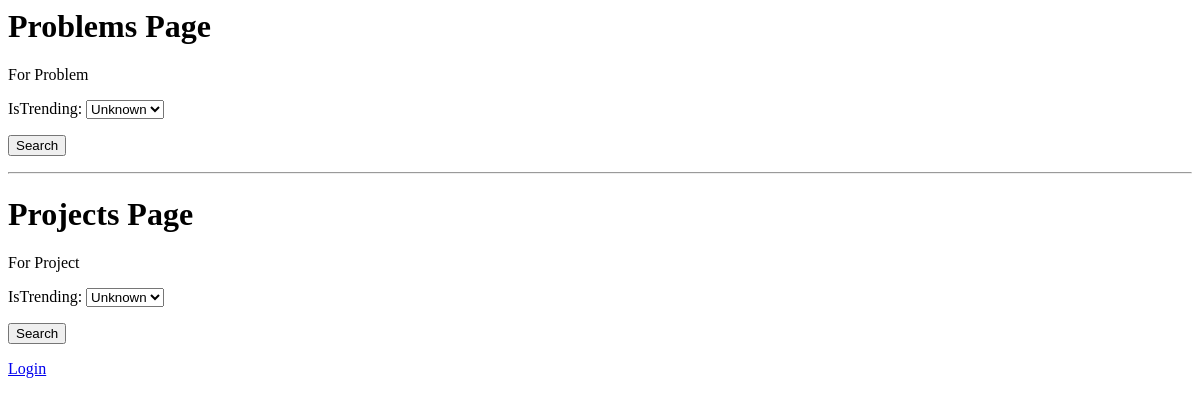
/, run on an earlier commit of the app's database.
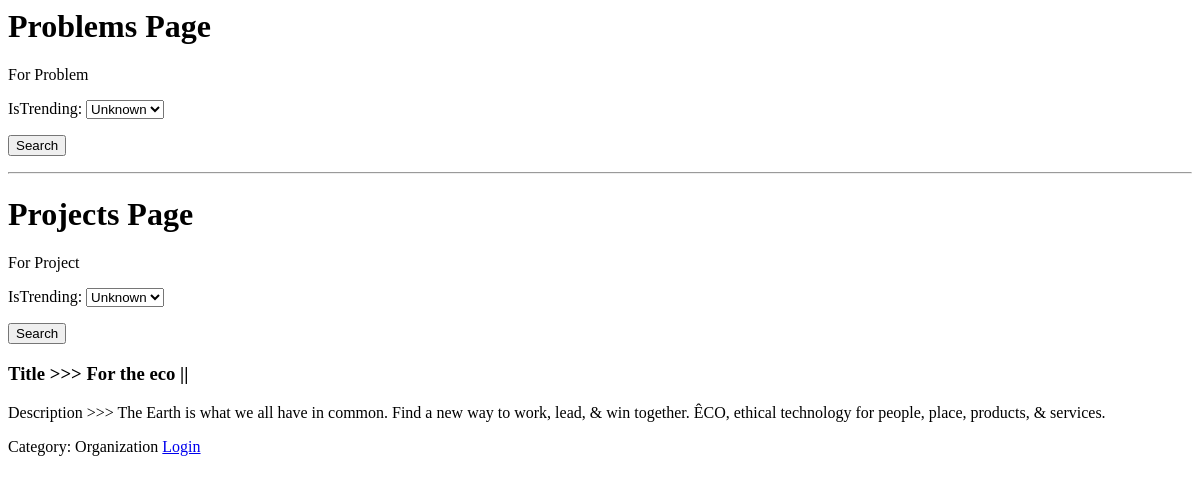
And on a later commit of the database.
### ecoplatform/models.py (models this page shows, shortened)
class Project(models.Model):
    def get_image_path(instance,filename):
        title, ext = filename.split('.')
        image_path = 'project_photos/{project_title}/{photo_name}.{ext}'.format(project_title=instance.title,photo_name=title,ext=ext)
        return image_path
    title = models.CharField(max_length=100)
    description = models.TextField(max_length=500)
    user = models.ForeignKey(Account,on_delete=models.CASCADE)
    created = models.DateTimeField(default = timezone.now)
    category = models.ForeignKey('Category',on_delete=models.SET_NULL,null=True)
    project_photo_main = models.ImageField(upload_to=get_image_path)
    project_photo_1 = models.ImageField(upload_to=get_image_path,blank=True)
    project_photo_2 = models.ImageField(upload_to=get_image_path,blank=True)
    project_photo_3 = models.ImageField(upload_to=get_image_path,blank=True)
    project_photo_4 = models.ImageField(upload_to=get_image_path,blank=True)
    slug = models.SlugField(blank=True,null=True)
    isTrending = models.BooleanField(default=False)
    class Meta:
        verbose_name = 'Project'
        verbose_name_plural = 'Projects'

class Category(models.Model):
    name = models.CharField(max_length=50)
    image = models.ImageField(upload_to='category/', blank=True, null=True)
    slug = models.SlugField(blank=True, null=True)
    class Meta:
        verbose_name = 'category'
        verbose_name_plural = 'categories'
    def __str__(self):
        return self.name

### ecoplatform/views.py (the view)
# urls.py: path('', views.index, name='home'),
def index(request):
    category_list = Category.objects.all()
    problem_filter = ProblemFilter(request.GET, queryset=Problem.objects.all())
    project_filter = ProjectFilter(request.GET, queryset=Project.objects.all())
    projects = Project.objects.all()
    problems = Problem.objects.all()
    context = {
        'category_list':category_list,
        'problems': problem_filter,
        'projects': project_filter,
    }
    return render(request,'ecoplatform/index.html',context)

### templates/ecoplatform/index.html (shortened to what this page needs)
<h1>Problems Page</h1>
<label>For Problem
<form method="get">
{{ problems.form.as_p }}
<button type="submit">Search</button>
</form>
</label>
<hr />
<h1>Projects Page</h1>
<form method="get">
<label>For Project</label>
{{ projects.form.as_p }}
<button type="submit">Search</button>
</form>
{% for project in projects.qs %}
<h3>Title >>> {{project.title}} || {{project.owner}}</h3>
<p>Description >>> {{project.description}}</p>
<span>Category: {{project.category}}</span>
{% endfor %}
{% if user.is_authenticated %}
<a href="{% url 'ecousers:logout' %}">Logout</a>
{% else %}
<a href="{% url 'ecousers:login' %}">Login</a>
{% endif %}

What changed in the data, as far as the page shows it:
added Project: title "For the eco", description "The Earth is what we all have in common. Find a new way to work, lead, & win together. ÊCO, ethical technology for people, place, products, & services.", category "Organization"
